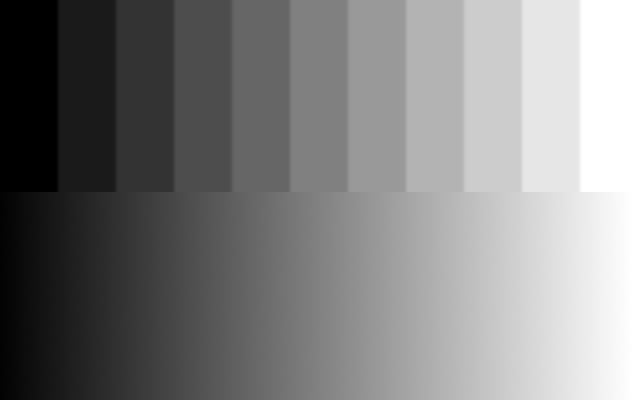
#> input picture 01_basics/images/grey.png, 638 x 400 px, found by its file name
$ python 06_thresholding.py
#> lines starting #> are read from the running program, lines starting #| are printed output that depends on the picture; after the words box and inside, x2 and y2 are one past the last pixel; in counts of white or black regions, pixels touching at a corner belong together
import cv2

img = cv2.imread(r'images\grey.png')
#> img is the input picture: shape (400, 638, 3); mean B, G, R 128.5, 128.5, 128.5
print(img)
#> (printed output is left out)
cv2.imshow('gray', img)
cv2.waitKey(0)

thresh_binary = cv2.threshold(src=img, thresh=150, maxval=255, type=cv2.THRESH_BINARY)[1]
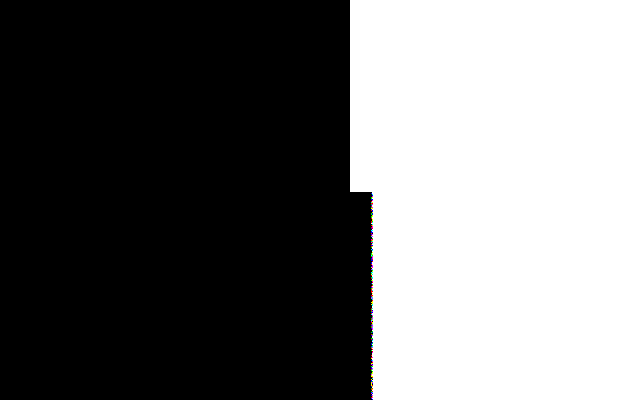
#> thresh_binary: shape (400, 638, 3); mean B, G, R 110.5, 110.5, 110.5
cv2.imshow('thresh', thresh_binary)
cv2.waitKey(0)

for thresh in [0, 50, 100, 150, 200]:
    thresh_binary = cv2.threshold(src=img, thresh=thresh, maxval=255, type=cv2.THRESH_BINARY)[1]
    cv2.putText(
        img=thresh_binary,
        text=f'{thresh}',
        org=(20, 40),
        fontFace=cv2.FONT_HERSHEY_SIMPLEX,
        fontScale=1.5,
        color=(255, 255, 255),
        thickness=2)
    cv2.imshow(f'thresh_binary', thresh_binary)
    cv2.waitKey(2000)
#> this loop made 5 passes
#> pass 1, `thresh_binary = cv2.threshold(src=img, thresh=thresh, maxval=255, type..`:
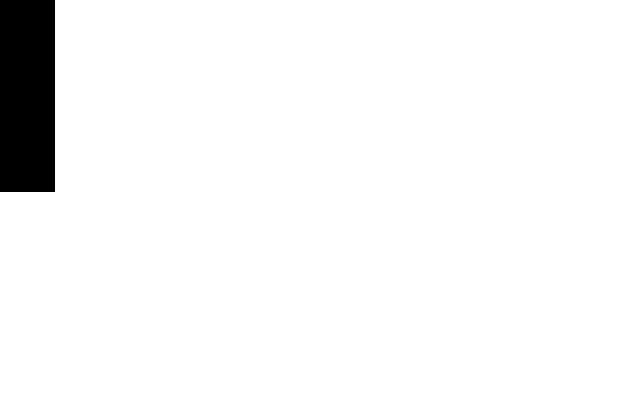
#> thresh_binary: shape (400, 638, 3); 95.9% white; 1 black region, box (x1, y1, x2, y2) and area: (0, 0, 55, 192) 10560
#> pass 1, `cv2.imshow(f'thresh_binary', thresh_binary)`:
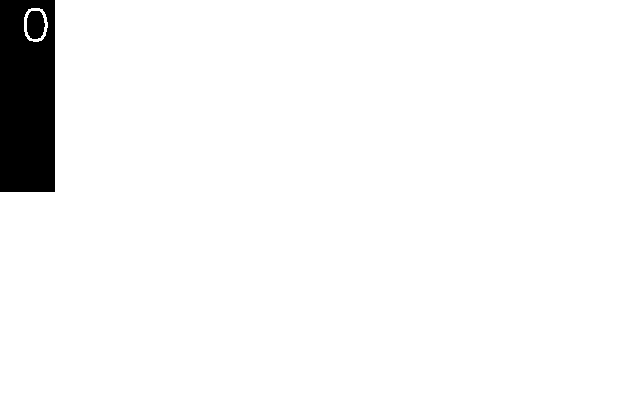
#> window 'thresh_binary': shape (400, 638, 3); 96% white; 2 black regions, box (x1, y1, x2, y2) and area: (0, 0, 55, 192) 9881, (27, 11, 45, 39) 419
#> pass 2, `thresh_binary = cv2.threshold(src=img, thresh=thresh, maxval=255, type..`:
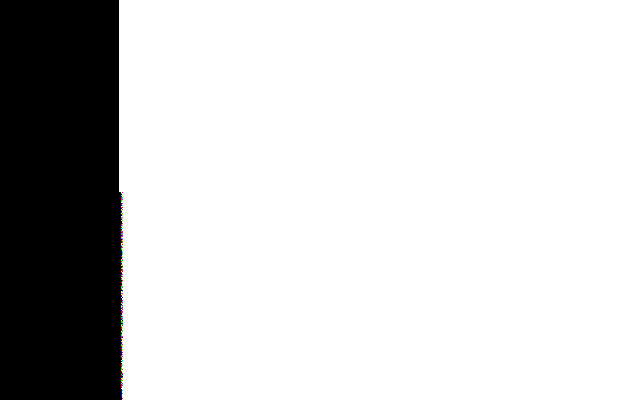
#> thresh_binary: shape (400, 638, 3); mean B, G, R 206.8, 206.8, 206.9
#> pass 2, `cv2.imshow(f'thresh_binary', thresh_binary)`:
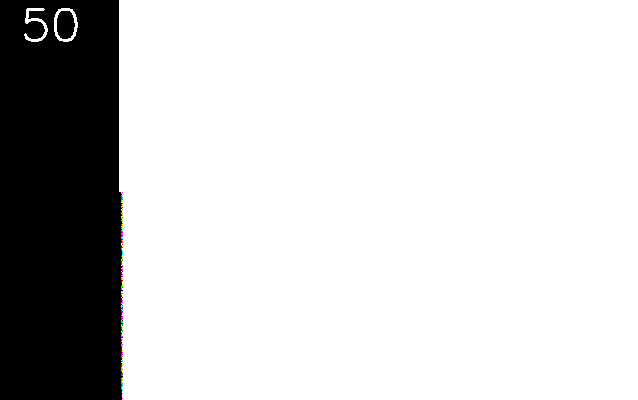
#> window 'thresh_binary': shape (400, 638, 3); mean B, G, R 207.3, 207.4, 207.4
#> after the loop:
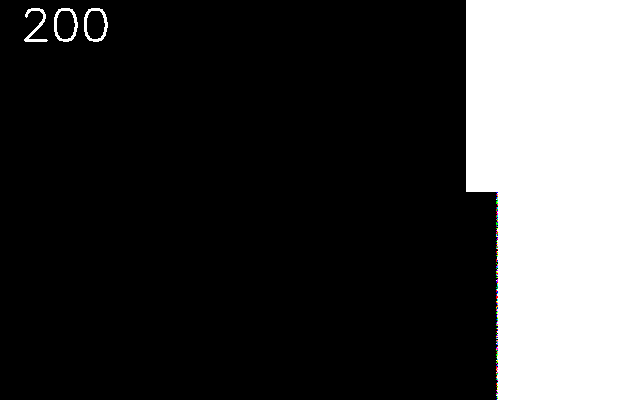
#> thresh_binary: shape (400, 638, 3); mean B, G, R 63, 63, 63

cv2.destroyAllWindows()
